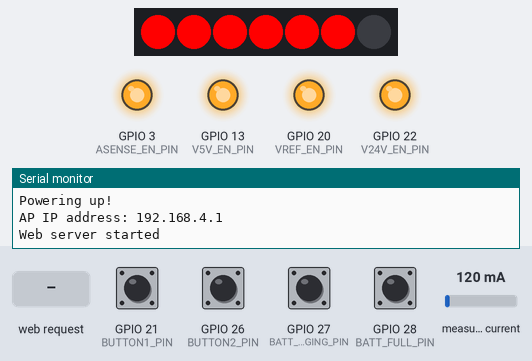
Bench run of a sketch on a simulated ESP32. Shown: 7 RGB LEDs in strip order, left to right, output pins drawn as LEDs (lit = HIGH), the last lines printed to the serial monitor. The inputs (shaded band) are chosen by the test bench; at power-on: GPIO 21 (BUTTON1_PIN), GPIO 26 (BUTTON2_PIN), GPIO 27 (BATT_CHARGING_PIN), GPIO 28 (BATT_FULL_PIN) HIGH, measured current 120 mA.

Above: at 0.7 s.
2.1 s: GPIO 28 (BATT_FULL_PIN) pulled LOW for 0.15 s
At 3.3 s:
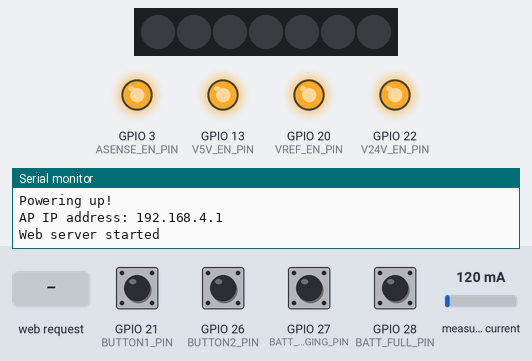
3.7 s: HTTP request GET /set?slider1=1 received
At 3.79 s:
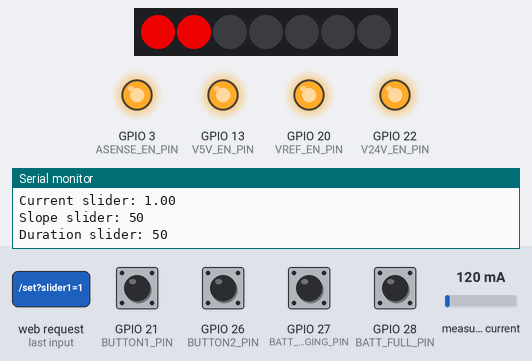
5.3 s: GPIO 26 (BUTTON2_PIN) pulled LOW for 0.15 s
At 6.3 s:
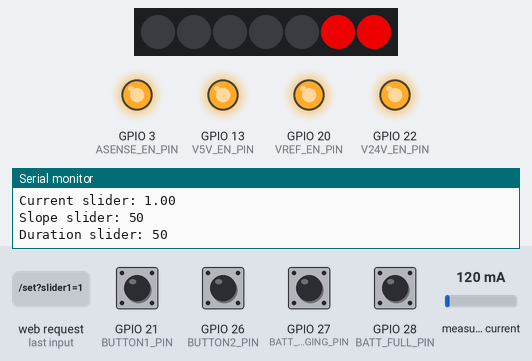
8.3 s: GPIO 27 (BATT_CHARGING_PIN) pulled LOW for 0.15 s
At 8.37 s:
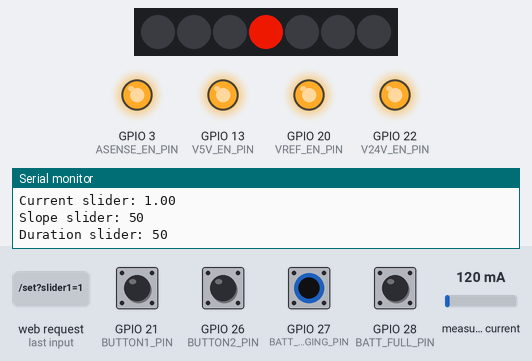
Timing chart, 0 to 10.9 s (numbered marks = the images above; inputs shaded):
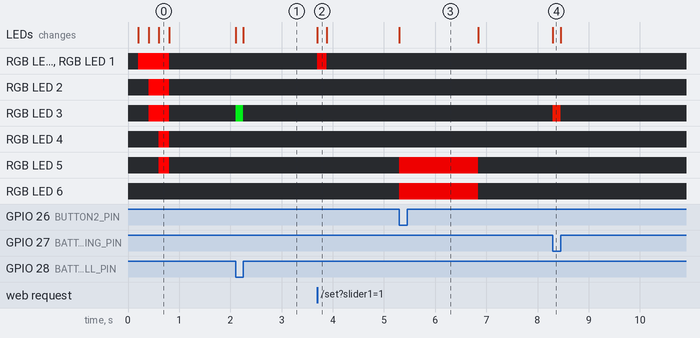

Measured:
- after the input at 2.1 s, RGB LED 3: off → RGB(0, 200, 20) at once, → off 0.15 s later; the LEDs: first change at once (image 1 shows a later state)
- after the input at 3.7 s, RGB LED 0, RGB LED 1: off → RGB(200, 0, 0) at once, → off 0.18 s later; the LEDs: change at once (image 2)
- after the input at 5.3 s, RGB LED 5, RGB LED 6: off → RGB(200, 0, 0) at once, → off 1.5 s later; the LEDs: change at once (image 3)
- after the input at 8.3 s, RGB LED 3: off → RGB(200, 20, 0) at once, → off 0.15 s later; the LEDs: change at once (image 4)

The sketch:

web_demo.ino
```cpp
#include <WiFi.h>
#include <WebServer.h>
#include <DNSServer.h>
#include <Wire.h>
#include <Adafruit_MCP4725.h>
#include <Adafruit_INA219.h>
#include <Adafruit_NeoPixel.h>
#include <math.h>
#include <Arduino.h>

#define SDA_PIN 14
#define SCL_PIN 15
#define V5V_EN_PIN 13
#define V24V_EN_PIN 22
#define VREF_EN_PIN 20
#define ASENSE_EN_PIN 3
#define RGB_LED_PIN 16
#define BUTTON1_PIN 21  //Active low.
#define BUTTON2_PIN 26  //Active low.
#define BATT_CHARGING_PIN 27  //Active low.
#define BATT_FULL_PIN 28  //Active low.

#define DAC_ADDRESS 0x60
//#define DAC_ADDRESS 0x62  //Dev kit only.
#define ASENSE_ADDRESS 0x40
#define IMU_ADDRESS 0x19

#define RGB_LED_COUNT 7 //The "teeth" are #1 and #5.  Center is #3.

#define BAUD_RATE 115200
#define STARTUP_DELAY 0
#define SLEEP_TIMEOUT_SECONDS 600 //Seconds of inactivity before activating sleep mode.

#define SSID "Vestibular Vampire"
#define PASSWORD "12345678"

#define BUTTON1_CURRENT 3.0
#define BUTTON1_SLOPE 200
#define BUTTON1_DURATION  1000

#define BUTTON2_CURRENT -3.0
#define BUTTON2_SLOPE 200
#define BUTTON2_DURATION  1000

//Sleep timer.
unsigned long last_activity = 0;
bool interrupt = 0;

// Slider values
float current_slider = 0.0; //Range: -3.5 to 3.5 mA
int slope_slider = 50;     //Range: 0 to 2000 ms
int duration_slider = 50;  //Range: 0 to 5000 ms

//Instantiate current sensor.
Adafruit_INA219 asense(ASENSE_ADDRESS);
//Instantiate DAC.
Adafruit_MCP4725 dac;
//Instantiate RGB LEDs.
Adafruit_NeoPixel rgb_leds = Adafruit_NeoPixel(RGB_LED_COUNT, RGB_LED_PIN, NEO_GRB + NEO_KHZ800);

float currentValue = 0.0;
int slopeValue = 0;
int durationValue = 0;
float offset = 0.085;   //Offset current (mA).
float current_mA = 0;

unsigned long lastPrintTime = 0;
const unsigned long printInterval = 50;

unsigned long sineWaveStartTime = 0;
int sineWaveStep = 0;
bool sineWaveRunning = false;
int sineWaveSteps = 0;
int sineWaveDelayTime = 0;
int sineWaveAmplitude = 0;
int sineWaveOffsetValue = 0;
int sineWaveFinalDuration = 0;
unsigned long sineWaveFinalStartTime = 0;
bool sineWaveHoldFinalVoltage = false;
bool sineWaveReturnToMidpoint = false;


/////////////////////////////////////////////////
//Web page.


// Captive portal DNS settings
const byte DNS_PORT = 53;
DNSServer dnsServer;

// Web server on port 80
WebServer server(80);

// Web UI HTML
const char* htmlPage = R"rawliteral(
<!DOCTYPE html>
<html>
<head>
  <meta charset="UTF-8">
  <title>Vestibular Vampire</title>
  <style>
    body
    {
      font-family: 'Segoe UI', Tahoma, Geneva, Verdana, sans-serif;
      background-color: #f0f0f0;
      text-align: center;
    }

    h1
    {
      color: black;
      margin-top: 0.1em;
      margin-bottom: 0.5em;
      font-size: 5.5em;
    }

    h2
    {
      color: black;
      font-size: 2em;
    }

    .slider-container {
      background: #fff;
      box-shadow: 0 0.5em 1em rgba(0,0,0,0.1);
      padding: 1em 1em;
      margin: 2.5rem 1rem 0 1rem;
    }

    label {
      font-size: 4em;
      display: block;
    }

    .lr {
      font-size: 4em;
      display: block;
      margin: 0;
    }

    input[type=range] {
      -webkit-appearance: none;
      width: 100%;
      height: 2em;
      background: #ddd;
      border-radius: 1em;
      outline: none;
      transition: background 0.3s;
      margin: 3rem 0;
    }

    input[type=range]::-webkit-slider-thumb {
      -webkit-appearance: none;
      appearance: none;
      width: 7rem;
      height: 7rem;
      border-radius: 50%;
      background: #b81d1d;
      cursor: pointer;
      box-shadow: 0 0.5em 1em rgba(0,0,0,0.1);
    }

    input[type=range]::-moz-range-thumb {
      width: 7rem;
      height: 7rem;
      border-radius: 50%;
      background: #b81d1d;
      cursor: pointer;
    }

    .value-display {
      font-weight: bold;
      color: #b81d1d;
    }

    #sendButton {
      width: calc(100% - 40px);
      padding: 0.5em 0 0.5em 0;
      margin: 8rem 1rem 0 1rem;
      font-size: 3em;
      font-weight: bold;
      border: none;
      background-color: #b81d1d;
      color: white;
      cursor: pointer;
      box-shadow: 0 0.5em 1em rgba(0,0,0,0.1);
      transition: background-color 0.3s;
    }

  </style>
</head>
<body>
  <h1>Vestibular Vampire</h1>

  <div class="slider-container">
    <label>Current (mA): <span id="val1" class="value-display">0</span></label>
    <p class="lr" style="text-align:left; color: #0000b8;">Left<span style="float:right; color: #b81d1d;">Right</span>
    <input type="range" id="slider1" min="-3.5" max="3.5" step="0.1" value="0">
  </div>

  <div class="slider-container">
    <label>Slope (ms): <span id="val2" class="value-display">200</span></label>
    <input type="range" id="slider2" min="0" max="2000" step="10" value="200">
  </div>

  <div class="slider-container">
    <label>Duration (ms): <span id="val3" class="value-display">500</span></label>
    <input type="range" id="slider3" min="0" max="5000" step="10" value="500">
  </div>

  <h2>Made by Rachel at Entropic Engineering</h2>

  <button id="sendButton">Send</button>

  <p>This device is based on the research of Zhi Liu, Shieru Suzuki, Tatsuki Fushimi, and Yoichi Ochiai.</p>

  <script>
    const sliders = ['slider1', 'slider2', 'slider3'];

    sliders.forEach(id => {
      const slider = document.getElementById(id);
      const valSpan = document.getElementById("val" + id.slice(-1));
      slider.addEventListener("input", () => {
        valSpan.textContent = slider.value;
      });
    });

    document.getElementById("sendButton").addEventListener("click", () => {
      const s1 = document.getElementById("slider1").value;
      const s2 = document.getElementById("slider2").value;
      const s3 = document.getElementById("slider3").value;

      fetch(`/set?slider1=${s1}&slider2=${s2}&slider3=${s3}`)
        .then(response => {
          if (!response.ok) {
            alert("Failed to send values");
          }
        });
    });
  </script>
</body>
</html>
)rawliteral";


//End web page.
////////////////////////////////////////////////////////////////////


// Serve root HTML page
void handleRoot() {
  server.send(200, "text/html", htmlPage);
}

// Handle slider updates
void handleSet() {
  if (server.hasArg("slider1")) {
    current_slider = server.arg("slider1").toFloat();
  }
  if (server.hasArg("slider2")) {
    slope_slider = server.arg("slider2").toInt();
  }
  if (server.hasArg("slider3")) {
    duration_slider = server.arg("slider3").toInt();
  }

  server.send(200, "text/plain", "OK");

  Serial.print("Current slider: ");
  Serial.println(current_slider);
  Serial.print("Slope slider: ");
  Serial.println(slope_slider);
  Serial.print("Duration slider: ");
  Serial.println(duration_slider);

  apply();
}

// Redirect unknown URLs to captive portal
void handleNotFound() {
  server.sendHeader("Location", "/", true);
  server.send(302, "text/plain", "");
}

void apply()
{
  currentValue = current_slider;
  slopeValue = slope_slider;
  durationValue = duration_slider;

  if (currentValue >= -4 && currentValue <= 4 && slopeValue > 0 && durationValue > 0) {
    int inputValue = mapFloat(currentValue, -4.0, 4.0, 0, 4095);
    sineWaveOffsetValue = mapFloat(offset, -4.0, 4.0, 0, 4095) - 2048;
    sineWaveAmplitude = inputValue - 2048;
    sineWaveSteps = slopeValue;
    sineWaveDelayTime = slopeValue / sineWaveSteps;
    sineWaveFinalDuration = durationValue;
    sineWaveStep = 0;
    sineWaveRunning = true;
    sineWaveHoldFinalVoltage = false;
    sineWaveReturnToMidpoint = false;
    sineWaveStartTime = millis();
  } else {
    //Serial.println("Invalid parameters");
  }

  //Reset sleep timeout.
  last_activity = millis();
}

void handleSineWave()
{
  if (sineWaveRunning)
  {
    if (sineWaveStep < sineWaveSteps) {
      // Ascending
      if (millis() - sineWaveStartTime >= sineWaveDelayTime) {
        float angle = (PI / 2.0) * (float)sineWaveStep / (float)sineWaveSteps;
        int voltage = 2048 + sineWaveAmplitude * sin(angle) + sineWaveOffsetValue;
        dac.setVoltage(voltage, false);
        sineWaveStep++;
        sineWaveStartTime = millis();
      }
    } else if (!sineWaveHoldFinalVoltage) {
      // Holding
      int finalVoltage = 2048 + sineWaveAmplitude * sin(PI / 2.0) + sineWaveOffsetValue;
      dac.setVoltage(finalVoltage, false);
      sineWaveFinalStartTime = millis();
      sineWaveHoldFinalVoltage = true;
    } else if (sineWaveHoldFinalVoltage && (millis() - sineWaveFinalStartTime >= sineWaveFinalDuration)) {
      // Descending
      if (sineWaveStep < 2 * sineWaveSteps) {
        if (millis() - sineWaveStartTime >= sineWaveDelayTime) {
          float angle = (PI / 2.0) * (float)(sineWaveStep - sineWaveSteps) / (float)sineWaveSteps;
          int voltage = 2048 + sineWaveAmplitude * sin(PI / 2.0 - angle) + sineWaveOffsetValue;
          dac.setVoltage(voltage, false);
          sineWaveStep++;
          sineWaveStartTime = millis();
        }
      } else if (sineWaveStep >= 2 * sineWaveSteps) {
        // Reset to midpoint
        dac.setVoltage(2048 + sineWaveOffsetValue, false);
        sineWaveRunning = false;
      }
    }

    //Reset sleep timeout.
    last_activity = millis();
  }
}

void printCurrentValues()
{
  if (millis() - lastPrintTime >= printInterval)
  {
    lastPrintTime = millis();
    current_mA = asense.getCurrent_mA();
    //Serial.print("\rCurrent: ");
    //Serial.print(current_mA);
    //Serial.print(" mA");
  }
}

int mapFloat(float x, float in_min, float in_max, int out_min, int out_max) {
  return (x - in_min) * (out_max - out_min) / (in_max - in_min) + out_min;
}

//Short startup animation of the RGB LEDs.  Blocking.
void rgb_startup()
{
  //Turn on one additional LED at a time in sequence.
  for (int i=0; i<RGB_LED_COUNT; i++)
  {
    //Set the LED red.
    rgb_leds.setPixelColor(i, rgb_leds.Color(255, 0, 0));
    //Display this change.
    rgb_leds.show();

    //Small delay before switching to the next LED.
    delay(100);
  }

  //Turn everything off again.
  rgb_leds.clear();
  rgb_leds.show();
}

//Set the RGB lights.
void set_rgb_leds()
{
  //If the unit is outputting a pulse, display light in the corresponding direction.
  if (sineWaveRunning)
  {
    //Turn off any other status indicators.
    rgb_leds.clear();

    //If it's a positive (right) pulse, light LEDs on one side.
    if (currentValue > 0)
    {
      rgb_leds.setPixelColor(0, rgb_leds.Color(200, 0, 0));
      rgb_leds.setPixelColor(1, rgb_leds.Color(200, 0, 0));
    }
    //If it's a negative (left) pulse, light LEDs on the other side.
    else if (currentValue < 0)
    {
      rgb_leds.setPixelColor(6, rgb_leds.Color(200, 0, 0));
      rgb_leds.setPixelColor(5, rgb_leds.Color(200, 0, 0));
    }
  }
  //Otherwise display battery status.
  else
  {
    //Turn off LEDs when done with a pulse.
    rgb_leds.clear();

    //Read the battery status pins, and display light accordingly.
    //If the battery is full, display green.  If charging, display yellow.  Otherwise off.
    if (!digitalRead(BATT_FULL_PIN))
    {
      rgb_leds.setPixelColor(3, rgb_leds.Color(0, 200, 20));

      //Reset sleep timeout.
      last_activity = millis();
    }
    else if (!digitalRead(BATT_CHARGING_PIN))
    {
      rgb_leds.setPixelColor(3, rgb_leds.Color(200, 20, 0));

      //Reset sleep timeout.
      last_activity = millis();
    }
    else
    {
      rgb_leds.setPixelColor(3, rgb_leds.Color(0, 0, 0));
    }
  }

  rgb_leds.show();
}

//Read the physical buttons.
void read_buttons()
{
  //Only proceed if the unit is idle.
  if (!sineWaveRunning)
  {
    //If button 1 is pressed, create a pulse.
    if (!digitalRead(BUTTON1_PIN))
    {
      //Create a pulse.
      current_slider  = BUTTON1_CURRENT;
      slope_slider    = BUTTON1_SLOPE;
      duration_slider = BUTTON1_DURATION;

      //Send the pulse.
      apply();
    }
    //If button 2 is pressed, create a pulse.
    else if (!digitalRead(BUTTON2_PIN))
    {
      //Create a pulse.
      current_slider  = BUTTON2_CURRENT;
      slope_slider    = BUTTON2_SLOPE;
      duration_slider = BUTTON2_DURATION;

      //Send the pulse.
      apply();
    }
  }
}

//Enter power-saving sleep mode.
void powerdown()
{
  Serial.println("Going to sleep...");

  //Turn off LEDs.
  rgb_leds.clear();
  rgb_leds.show();

  //Turn off the main output.
  digitalWrite(V24V_EN_PIN, LOW);
  //Turn off current sensor.
  digitalWrite(ASENSE_EN_PIN, LOW);
  //Turn off reference voltage.
//  digitalWrite(VREF_EN_PIN, LOW);
  //Turn of 5V rail (DAC).
//  digitalWrite(V5V_EN_PIN, LOW);

  //Turn off the radio.
  WiFi.disconnect();
  WiFi.mode(WIFI_OFF);
  delay(100);

  //Wake on either button press.
  attachInterrupt(digitalPinToInterrupt(BUTTON1_PIN), powerup, FALLING);
  attachInterrupt(digitalPinToInterrupt(BUTTON2_PIN), powerup, FALLING);

  //Go to sleep, and wait for interrupt.
  while ((millis() - last_activity) > (SLEEP_TIMEOUT_SECONDS * 1000))
  {
    delay(50);
  }
}

void powerup()
{
  //Turn off interrupts.
  detachInterrupt(digitalPinToInterrupt(BUTTON1_PIN));
  detachInterrupt(digitalPinToInterrupt(BUTTON2_PIN));

  //Reset sleep timeout.
  last_activity = millis();

  Serial.println("Powering up!");

  //Bring up current sensor first.
  digitalWrite(ASENSE_EN_PIN, HIGH);
  delay(50);
  //Turn on the reference voltage.
  digitalWrite(VREF_EN_PIN, HIGH);
  delay(50);
  //Turn on the 5V rail (DAC).
  digitalWrite(V5V_EN_PIN, HIGH);
  //Keep the 24V rail off for now (no output to the subject).
  digitalWrite(V24V_EN_PIN, LOW);

  //Set the I2C pins.
  Wire1.setSDA(SDA_PIN);
  Wire1.setSCL(SCL_PIN);
  Wire1.begin();

  //Start DAC.
  dac.begin(DAC_ADDRESS, &Wire1);
  sineWaveOffsetValue = mapFloat(offset, -4.0, 4.0, 0, 4095) - 2048;
  // Reset to midpoint
  dac.setVoltage(2048 + sineWaveOffsetValue, false);

  //Start current sensor.
  asense.begin(&Wire1);
  asense.setCalibration_16V_400mA();

  //Start RGB LEDs.
  rgb_leds.begin();
  //Initialize to off.
  rgb_leds.show();

  // Start WiFi in AP mode
  WiFi.softAP(SSID, PASSWORD);
  IPAddress myIP = WiFi.softAPIP();
  Serial.print("AP IP address: ");
  Serial.println(myIP);

  // Start DNS server wiht captive portal.
  dnsServer.start(DNS_PORT, "*", myIP);

  // Start web server
  server.on("/", handleRoot);
  server.on("/set", handleSet);
  server.onNotFound(handleNotFound);
  server.begin();
  Serial.println("Web server started");

  delay(STARTUP_DELAY);

  //Turn on the main output.
  digitalWrite(V24V_EN_PIN, HIGH);

  //Flash the LEDs to indicate startup is complete.
  rgb_startup();
}

void check_sleep()
{
  if ((millis() - last_activity) > (SLEEP_TIMEOUT_SECONDS * 1000))
  {
    powerdown();
  }
}

void setup()
{
  Serial.begin(BAUD_RATE);

  //Configure IO pins.
  pinMode(V5V_EN_PIN, OUTPUT);
  pinMode(V24V_EN_PIN, OUTPUT);
  pinMode(VREF_EN_PIN, OUTPUT);
  pinMode(ASENSE_EN_PIN, OUTPUT);
  pinMode(RGB_LED_PIN, OUTPUT);

  //Inputs need internal pullups.
  pinMode(BUTTON1_PIN, INPUT_PULLUP);
  pinMode(BUTTON2_PIN, INPUT_PULLUP);
  pinMode(BATT_CHARGING_PIN, INPUT_PULLUP);
  pinMode(BATT_FULL_PIN, INPUT_PULLUP);

  powerup();
}

void loop()
{
  dnsServer.processNextRequest();
  server.handleClient();
  printCurrentValues();
  handleSineWave();
  set_rgb_leds();
  read_buttons();
  check_sleep();
}
```
